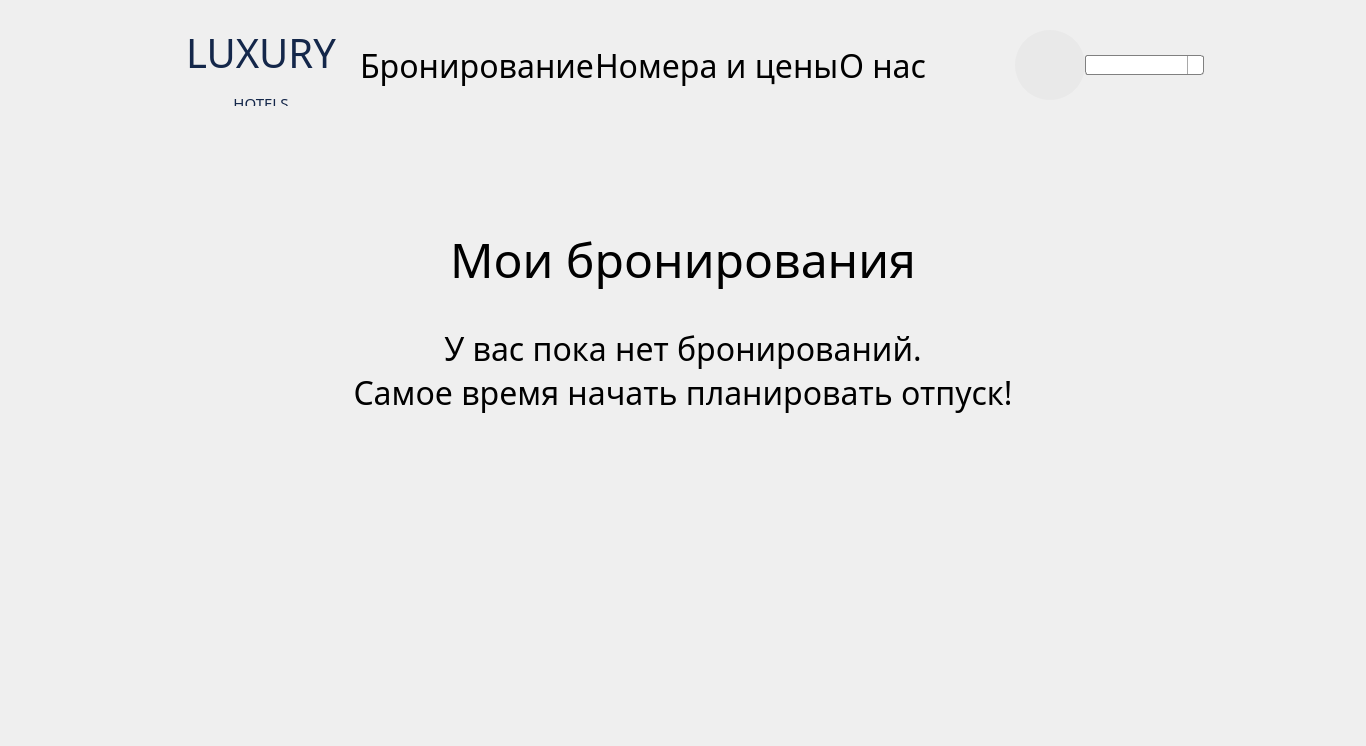
          <widget class="QWidget" name="scrollAreaWidgetContents_5">
           <property name="geometry">
            <rect>
             <x>0</x>
             <y>0</y>
             <width>1366</width>
             <height>746</height>
            </rect>
           </property>
           <layout class="QGridLayout" name="gridLayout_11">
            <property name="leftMargin">
             <number>0</number>
            </property>
            <property name="topMargin">
             <number>0</number>
            </property>
            <property name="rightMargin">
             <number>0</number>
            </property>
            <property name="bottomMargin">
             <number>0</number>
            </property>
            <property name="spacing">
             <number>0</number>
            </property>
            <item row="0" column="0">
             <layout class="QHBoxLayout" name="TitleLayout_6">
              <property name="spacing">
               <number>0</number>
              </property>
              <property name="leftMargin">
               <number>162</number>
              </property>
              <property name="topMargin">
               <number>25</number>
              </property>
              <property name="rightMargin">
               <number>162</number>
              </property>
              <property name="bottomMargin">
               <number>0</number>
              </property>
              <item>
               <widget class="QLabel" name="Title_6">
                <property name="minimumSize">
                 <size>
                  <width>198</width>
                  <height>81</height>
                 </size>
                </property>
                <property name="maximumSize">
                 <size>
                  <width>198</width>
                  <height>81</height>
                 </size>
                </property>
                <property name="font">
                 <font>
                  <family>Montserrat</family>
                  <pointsize>40</pointsize>
                 </font>
                </property>
                <property name="layoutDirection">
                 <enum>Qt::LeftToRight</enum>
                </property>
                <property name="styleSheet">
                 <string notr="true">QLabel
{
	color: rgb(20, 39, 74);
}</string>
                </property>
                <property name="text">
                 <string>&lt;html&gt;&lt;head/&gt;&lt;body&gt;&lt;p align=&quot;center&quot;&gt;&lt;a href=&quot;#main&quot;&gt;&lt;span style=&quot; font-size:40px; color:#14274a; text-decoration: none&quot;&gt;LUXURY&lt;/span&gt;&lt;/a&gt;&lt;/p&gt;&lt;p align=&quot;center&quot;&gt;&lt;a href=&quot;#main&quot;&gt;&lt;span style=&quot; font-size:15px; color:#14274a; text-decoration: none&quot;&gt;HOTELS&lt;/span&gt;&lt;/a&gt;&lt;/p&gt;&lt;/body&gt;&lt;/html&gt;</string>
                </property>
                <property name="textFormat">
                 <enum>Qt::RichText</enum>
                </property>
                <property name="alignment">
                 <set>Qt::AlignRight</set>
                </property>
               </widget>
              </item>
              <item>
               <spacer name="horizontalSpacer_32">
                <property name="orientation">
                 <enum>Qt::Horizontal</enum>
                </property>
                <property name="sizeHint" stdset="0">
                 <size>
                  <width>242</width>
                  <height>20</height>
                 </size>
                </property>
               </spacer>
              </item>
              <item>
               <widget class="QLabel" name="bronlbl_6">
                <property name="font">
                 <font>
                  <family>Montserrat</family>
                  <pointsize>24</pointsize>
                 </font>
                </property>
                <property name="text">
                 <string>&lt;html&gt;&lt;head/&gt;&lt;body&gt;&lt;p&gt;&lt;a href=&quot;#bron&quot;&gt;&lt;span style=&quot; color:#000000; text-decoration:none;&quot;&gt;Бронирование&lt;/span&gt;&lt;/a&gt;&lt;/p&gt;&lt;/body&gt;&lt;/html&gt;</string>
                </property>
                <property name="textFormat">
                 <enum>Qt::AutoText</enum>
                </property>
               </widget>
              </item>
              <item>
               <spacer name="horizontalSpacer_33">
                <property name="orientation">
                 <enum>Qt::Horizontal</enum>
                </property>
                <property name="sizeHint" stdset="0">
                 <size>
                  <width>92</width>
                  <height>20</height>
                 </size>
                </property>
               </spacer>
              </item>
              <item>
               <widget class="QLabel" name="placelbl_6">
                <property name="font">
                 <font>
                  <family>Montserrat</family>
                  <pointsize>24</pointsize>
                 </font>
                </property>
                <property name="text">
                 <string>&lt;html&gt;&lt;head/&gt;&lt;body&gt;&lt;p&gt;&lt;a href=&quot;#place&quot;&gt;&lt;span style=&quot; color:#000000; text-decoration:none;&quot;&gt;Номера и цены&lt;/span&gt;&lt;/a&gt;&lt;/p&gt;&lt;/body&gt;&lt;/html&gt;</string>
                </property>
               </widget>
              </item>
              <item>
               <spacer name="horizontalSpacer_38">
                <property name="orientation">
                 <enum>Qt::Horizontal</enum>
                </property>
                <property name="sizeHint" stdset="0">
                 <size>
                  <width>92</width>
                  <height>20</height>
                 </size>
                </property>
               </spacer>
              </item>
              <item>
               <widget class="QLabel" name="aboutlbl_6">
                <property name="font">
                 <font>
                  <family>Montserrat</family>
                  <pointsize>24</pointsize>
                 </font>
                </property>
                <property name="text">
                 <string>&lt;html&gt;&lt;head/&gt;&lt;body&gt;&lt;p&gt;&lt;a href=&quot;#about&quot;&gt;&lt;span style=&quot; color:#000000; text-decoration:none;&quot;&gt;О нас&lt;/span&gt;&lt;/a&gt;&lt;/p&gt;&lt;/body&gt;&lt;/html&gt;</string>
                </property>
               </widget>
              </item>
              <item>
               <spacer name="horizontalSpacer_39">
                <property name="orientation">
                 <enum>Qt::Horizontal</enum>
                </property>
                <property name="sizeHint" stdset="0">
                 <size>
                  <width>331</width>
                  <height>20</height>
                 </size>
                </property>
               </spacer>
              </item>
              <item>
               <widget class="QPushButton" name="Profile_6">
                <property name="minimumSize">
                 <size>
                  <width>70</width>
                  <height>70</height>
                 </size>
                </property>
                <property name="maximumSize">
                 <size>
                  <width>70</width>
                  <height>70</height>
                 </size>
                </property>
                <property name="styleSheet">
                 <string notr="true">QPushButton
{
 	border-radius: 35px;
	background-color: #E9E9E9;
}</string>
                </property>
                <property name="text">
                 <string/>
                </property>
                <property name="icon">
                 <iconset resource="resours/resourses.qrc">
                  <normaloff>:/image/mainPage/image/mainPage/LkImage.png</normaloff>:/image/mainPage/image/mainPage/LkImage.png</iconset>
                </property>
                <property name="checkable">
                 <bool>false</bool>
                </property>
               </widget>
              </item>
              <item>
               <widget class="QComboBox" name="actionUser_6">
                <property name="minimumSize">
                 <size>
                  <width>119</width>
                  <height>0</height>
                 </size>
                </property>
                <property name="styleSheet">
                 <string notr="true">QComboBox {
    border: 1px solid gray;
    border-radius: 3px;
    padding: 1px 18px 1px 3px;
    min-width: 6em;
}

QComboBox:editable {
    background: white;
}

QComboBox:!editable, QComboBox::drop-down:editable {
     background: qlineargradient(x1: 0, y1: 0, x2: 0, y2: 1,
                                 stop: 0 #E1E1E1, stop: 0.4 #DDDDDD,
                                 stop: 0.5 #D8D8D8, stop: 1.0 #D3D3D3);
}

QComboBox:!editable:on, QComboBox::drop-down:editable:on {
    background: qlineargradient(x1: 0, y1: 0, x2: 0, y2: 1,
                                stop: 0 #D3D3D3, stop: 0.4 #D8D8D8,
                                stop: 0.5 #DDDDDD, stop: 1.0 #E1E1E1);
}

QComboBox:on {
    padding-top: 3px;
    padding-left: 4px;
}

QComboBox::drop-down {
    subcontrol-origin: padding;
    subcontrol-position: top right;
    width: 15px;

    border-left-width: 1px;
    border-left-color: darkgray;
    border-left-style: solid; 
    border-top-right-radius: 3px;
    border-bottom-right-radius: 3px;
}

QComboBox::down-arrow:on {
    top: 1px;
    left: 1px;
}</string>
                </property>
               </widget>
              </item>
             </layout>
            </item>
            <item row="1" column="0">
             <layout class="QVBoxLayout" name="verticalLayout_11">
              <property name="spacing">
               <number>3</number>
              </property>
              <property name="rightMargin">
               <number>0</number>
              </property>
              <property name="bottomMargin">
               <number>0</number>
              </property>
              <item>
               <spacer name="verticalSpacer_12">
                <property name="orientation">
                 <enum>Qt::Vertical</enum>
                </property>
                <property name="sizeType">
                 <enum>QSizePolicy::Fixed</enum>
                </property>
                <property name="sizeHint" stdset="0">
                 <size>
                  <width>20</width>
                  <height>120</height>
                 </size>
                </property>
               </spacer>
              </item>
              <item>
               <layout class="QHBoxLayout" name="horizontalLayout">
                <property name="bottomMargin">
                 <number>30</number>
                </property>
                <item>
                 <spacer name="horizontalSpacer_13">
                  <property name="orientation">
                   <enum>Qt::Horizontal</enum>
                  </property>
                  <property name="sizeHint" stdset="0">
                   <size>
                    <width>40</width>
                    <height>20</height>
                   </size>
                  </property>
                 </spacer>
                </item>
                <item>
                 <widget class="QLabel" name="label_14">
                  <property name="font">
                   <font>
                    <family>Montserrat</family>
                    <pointsize>36</pointsize>
                   </font>
                  </property>
                  <property name="styleSheet">
                   <string notr="true">QLabel
{
	color: black;
}</string>
                  </property>
                  <property name="text">
                   <string>Мои бронирования</string>
                  </property>
                 </widget>
                </item>
                <item>
                 <spacer name="horizontalSpacer_18">
                  <property name="orientation">
                   <enum>Qt::Horizontal</enum>
                  </property>
                  <property name="sizeHint" stdset="0">
                   <size>
                    <width>40</width>
                    <height>20</height>
                   </size>
                  </property>
                 </spacer>
                </item>
               </layout>
              </item>
              <item>
               <widget class="QLabel" name="label_15">
                <property name="font">
                 <font>
                  <family>Montserrat</family>
                  <pointsize>24</pointsize>
                 </font>
                </property>
                <property name="text">
                 <string>У вас пока нет бронирований. Самое время начать планировать отпуск!</string>
                </property>
                <property name="alignment">
                 <set>Qt::AlignCenter</set>
                </property>
               </widget>
              </item>
              <item>
               <layout class="QVBoxLayout" name="verticalLayout_14">
                <property name="spacing">
                 <number>12</number>
                </property>
                <property name="leftMargin">
                 <number>450</number>
                </property>
                <property name="rightMargin">
                 <number>0</number>
                </property>
                <property name="bottomMargin">
                 <number>0</number>
                </property>
               </layout>
              </item>
              <item>
               <spacer name="verticalSpacer_10">
                <property name="orientation">
                 <enum>Qt::Vertical</enum>
                </property>
                <property name="sizeHint" stdset="0">
                 <size>
                  <width>20</width>
                  <height>40</height>
                 </size>
                </property>
               </spacer>
              </item>
             </layout>
            </item>
           </layout>
          </widget>
